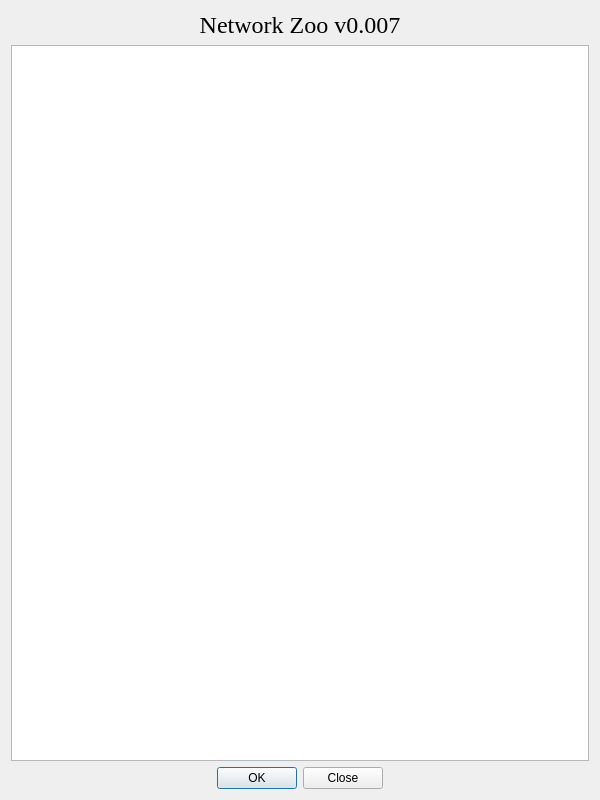
<?xml version="1.0" encoding="UTF-8"?>
<ui version="4.0">
 <class>AboutWin</class>
 <widget class="QDialog" name="AboutWin">
  <property name="geometry">
   <rect>
    <x>0</x>
    <y>0</y>
    <width>600</width>
    <height>800</height>
   </rect>
  </property>
  <property name="windowTitle">
   <string>Network Zoo</string>
  </property>
  <layout class="QGridLayout" name="gridLayout">
   <item row="1" column="1">
    <layout class="QVBoxLayout" name="verticalLayout">
     <item>
      <widget class="QLabel" name="label">
       <property name="font">
        <font>
         <family>Liberation Serif</family>
         <pointsize>18</pointsize>
         <weight>50</weight>
         <bold>false</bold>
        </font>
       </property>
       <property name="text">
        <string>Network Zoo v0.007</string>
       </property>
       <property name="alignment">
        <set>Qt::AlignCenter</set>
       </property>
      </widget>
     </item>
     <item>
      <widget class="QTextBrowser" name="textBrowser"/>
     </item>
     <item>
      <widget class="QDialogButtonBox" name="buttonBox">
       <property name="orientation">
        <enum>Qt::Horizontal</enum>
       </property>
       <property name="standardButtons">
        <set>QDialogButtonBox::Close|QDialogButtonBox::Ok</set>
       </property>
       <property name="centerButtons">
        <bool>true</bool>
       </property>
      </widget>
     </item>
    </layout>
   </item>
  </layout>
 </widget>
 <resources/>
 <connections>
  <connection>
   <sender>buttonBox</sender>
   <signal>accepted()</signal>
   <receiver>AboutWin</receiver>
   <slot>accept()</slot>
   <hints>
    <hint type="sourcelabel">
     <x>248</x>
     <y>254</y>
    </hint>
    <hint type="destinationlabel">
     <x>157</x>
     <y>274</y>
    </hint>
   </hints>
  </connection>
  <connection>
   <sender>buttonBox</sender>
   <signal>rejected()</signal>
   <receiver>AboutWin</receiver>
   <slot>reject()</slot>
   <hints>
    <hint type="sourcelabel">
     <x>316</x>
     <y>260</y>
    </hint>
    <hint type="destinationlabel">
     <x>286</x>
     <y>274</y>
    </hint>
   </hints>
  </connection>
 </connections>
</ui>
